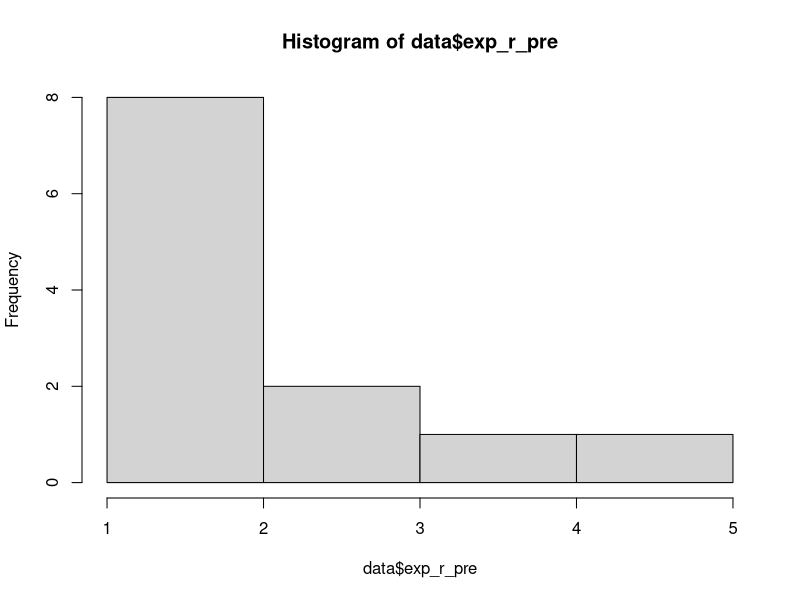

Here is the R script that generated this plot: (Note: this script raises an error after producing the figure.)
#' -----------------------------------------------------------------------------
#' Author: Sheena Martenies
#' Contact: smarte4@illinois.edu
#' Project: HK 513 Reproducibility Deliverable Example
#' 
#' Description: This script is used to analyze the change in confidence related
#' to data management skills reported by students enrolled in HK 513 (Fall 2024)
#' 
#' Guidance on the analysis of Likert scale questionnaire responses can be found
#' here: 
#' Sullivan GM, Artino AR. 2013. Analyzing and Interpreting Data From Likert-
#' Type Scales. J Grad Med Educ 5:541–542; doi:10.4300/JGME-5-4-18.
#' -----------------------------------------------------------------------------

library(tidyverse)
library(here)

#' Read in the clean data set
data <- read_csv(here("data", "clean_data.csv"))
glimpse(data)

#' Summarize the level of experience
#' Summarize the pre- and post scores
#' Summarize the "met goals" question

nrow(data) # 12 pre-course responses
sum(!is.na(data$met_goals)) # 9 post-course responses

#' ----------------------------
#' Level of experience with R 
#' 1 = no experience, 5 = A great deal of experience
#' ----------------------------
summary(data$exp_r_pre)
hist(data$exp_r_pre) #' responses are not normally distributed
table(data$exp_r_pre)
prop.table(table(data$exp_r_pre))

#' Not normally distributed, summarizing as median and IQR
sum(!is.na(data$exp_r_pre))
median(data$exp_r_pre)
IQR(data$exp_r_pre)

#' ----------------------------
#' Confidence in completing data management tasks in R
#' 1 = not confident at all, 4 = very confident
#' ----------------------------
#' Summarize pre- and post- scores


#' Summarize pre- and post- scores
data_long_post <- data %>%
  pivot_longer(cols = ends_with("_post"), 
               names_to = "comp", values_to = "conf_score") %>%
  select(id, comp, conf_score) %>%
  mutate(comp = str_remove(comp, "_post"),
         test = "post")
data_long_pre <- select(data, -exp_r_pre) %>%
  pivot_longer(cols = ends_with("_pre"), 
               names_to = "comp", values_to = "conf_score") %>%
  select(id, comp, conf_score) %>%
  mutate(comp = str_remove(comp, "_pre"),
         test = "pre")
data_long <- bind_rows(data_long_post, data_long_pre) %>%
  mutate(test = factor(test, levels = c("pre", "post")))
  
score_sum <- data_long %>%
group_by(comp, test) %>%
  summarise(
    count = sum(!is.na(conf_score)),
    score1_n = sum(conf_score == 1, na.rm = T),
    score1_pct = round((score1_n / count)*100, 1),
    score2_n = sum(conf_score == 2, na.rm = T),
    score2_pct = round((score2_n / count)*100, 1),
    score3_n = sum(conf_score == 3, na.rm = T),
    score3_pct = round((score3_n / count)*100, 1),
    score4_n = sum(conf_score == 4, na.rm = T),
    score4_pct = round((score4_n / count)*100, 1),
    median = median(conf_score, na.rm = TRUE),
    IQR = IQR(conf_score, na.rm = TRUE),
    n_missing = sum(is.na(conf_score)),
    score1_n_pct = paste0(score1_n, " (", score1_pct, ")"),
    score2_n_pct = paste0(score2_n, " (", score2_pct, ")"),
    score3_n_pct = paste0(score3_n, " (", score3_pct, ")"),
    score4_n_pct = paste0(score4_n, " (", score4_pct, ")"),
    med_iqr = paste0(median, " (", IQR, ")")
  )
score_sum

score_sum2 <- score_sum %>%
  select(comp, test, score1_n_pct:med_iqr)
write_csv(score_sum2, file = here("results", "comp_score_summary.csv"))

#' ----------------------------
#' Differences in confidence pre vs. post
#' Using paired Wilcoxson Signed Rank Test
#' ----------------------------

#' A) Use software to organize quantitative data
hist(data$comp_a_post)
hist(data$comp_a_pre)
wilcox.test(data$comp_a_post, data$comp_a_pre, paired = TRUE, 
            alternative = "two.sided")

#' B) Use software to clean quantitative data
hist(data$comp_b_post)
hist(data$comp_b_pre)
wilcox.test(data$comp_b_post, data$comp_b_pre, paired = TRUE, 
            alternative = "two.sided")

#' C) Use software to analyze quantitative data
hist(data$comp_c_post)
hist(data$comp_c_pre)
wilcox.test(data$comp_c_post, data$comp_c_pre, paired = TRUE, 
            alternative = "two.sided")

#' D) Use software to visualize quantitative data
hist(data$comp_d_post)
hist(data$comp_d_pre)
wilcox.test(data$comp_d_post, data$comp_d_pre, paired = TRUE, 
            alternative = "two.sided")

#' E) Write a methods section
hist(data$comp_e_post)
hist(data$comp_e_pre)
wilcox.test(data$comp_e_post, data$comp_e_pre, paired = TRUE, 
            alternative = "two.sided")

#' F) Write a results section
hist(data$comp_f_post)
hist(data$comp_f_pre)
wilcox.test(data$comp_f_post, data$comp_f_pre, paired = TRUE, 
            alternative = "two.sided")

#' G) Share work for reproducibility
hist(data$comp_g_post)
hist(data$comp_g_pre)
wilcox.test(data$comp_g_post, data$comp_g_pre, paired = TRUE, 
            alternative = "two.sided")

#' H) Find answers
hist(data$comp_h_post)
hist(data$comp_h_pre)
wilcox.test(data$comp_h_post, data$comp_h_pre, paired = TRUE, 
            alternative = "two.sided")

#' ----------------------------
#' Summarizing students who met their goals
#' ----------------------------

table(data$met_goals)
prop.table(table(data$met_goals))
